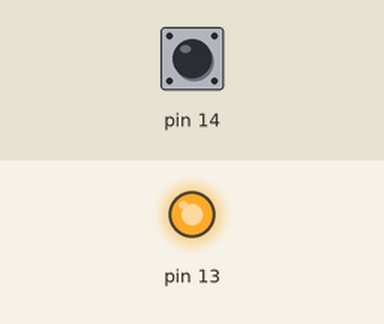
The sketch below on a simulated Arduino Uno, built with avr-gcc and run on an emulated ATmega328P. Shown: output pins drawn as LEDs (lit = HIGH). Inputs (shaded band) come from the test bench; at power-on: pin 14 HIGH.

Above: at 1.2 s.
1.3 s: pin 14 pulled LOW for 0.15 s
At 1.37 s:
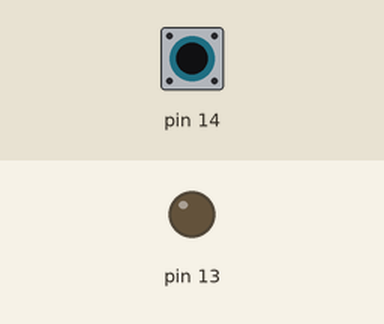
2.9 s: pin 14 pulled LOW for 3.2 s
At 6.4 s:
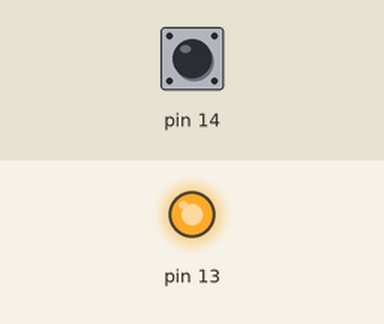
Timing chart, 0 to 7.9 s (numbered marks = the images above; inputs shaded):
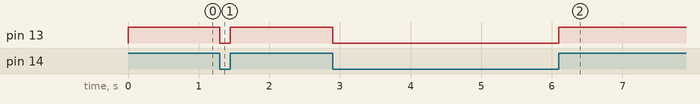

Measured:
- after the input at 1.3 s, pin 13: HIGH → LOW at once, → HIGH 0.15 s later
- after the input at 2.9 s, pin 13: HIGH → LOW at once, → HIGH 3.2 s later

The sketch:

2.ino
```cpp
byte b1;
void setup() {
  // put your setup code here, to run once:
  pinMode(13,OUTPUT);
  pinMode(14,INPUT_PULLUP);
}

void loop() {
  // put your main code here, to run repeatedly:
  b1=digitalRead(14);
  if(b1==1)
  {
    digitalWrite(13,1);
  }else
  {
    digitalWrite(13,0);
  }
}
```
